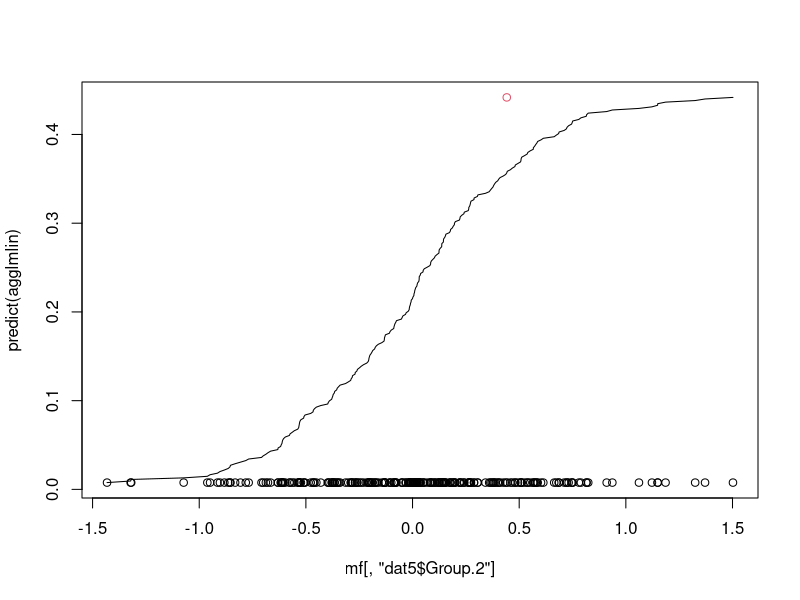
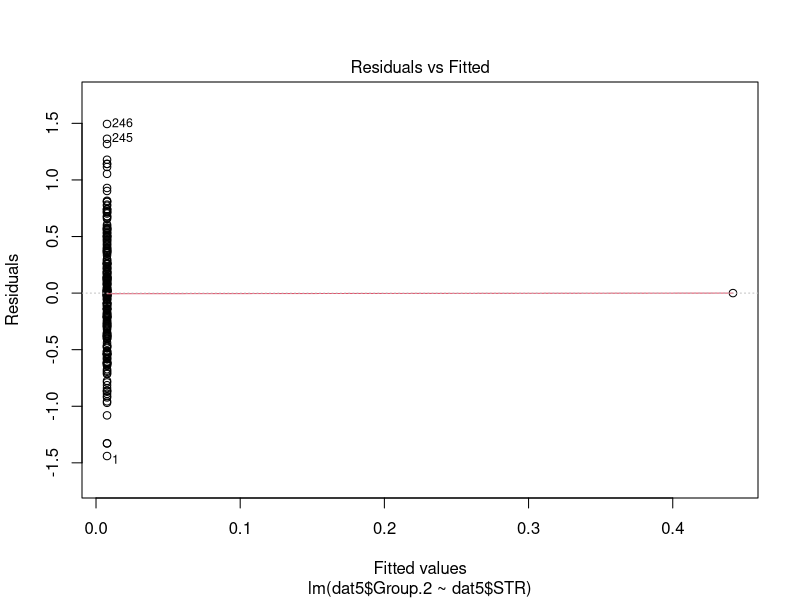
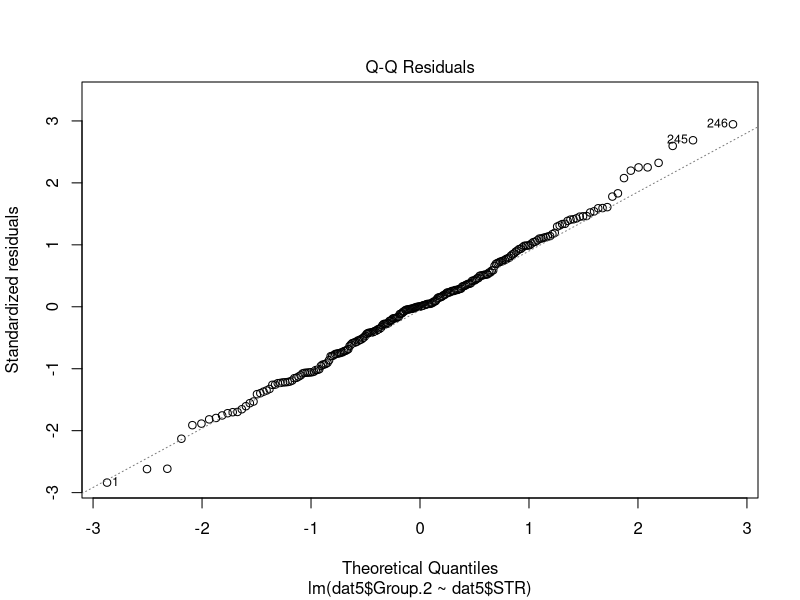
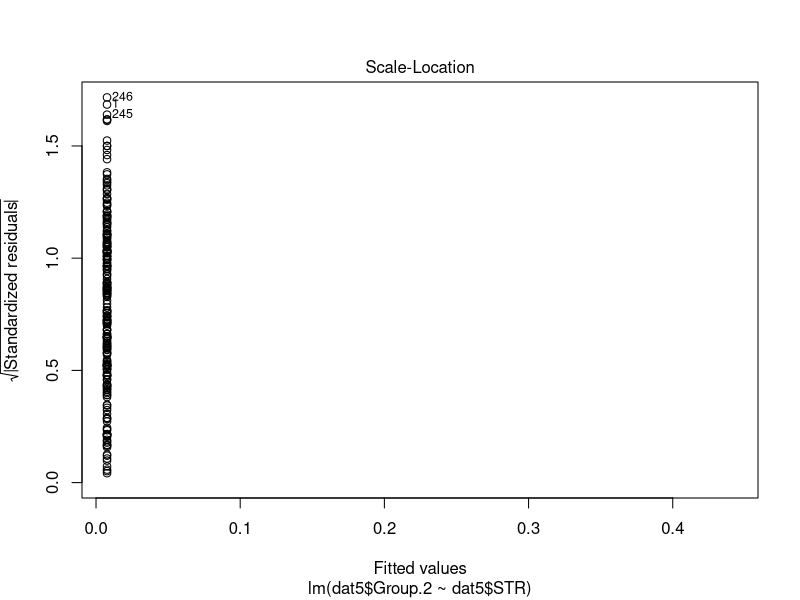
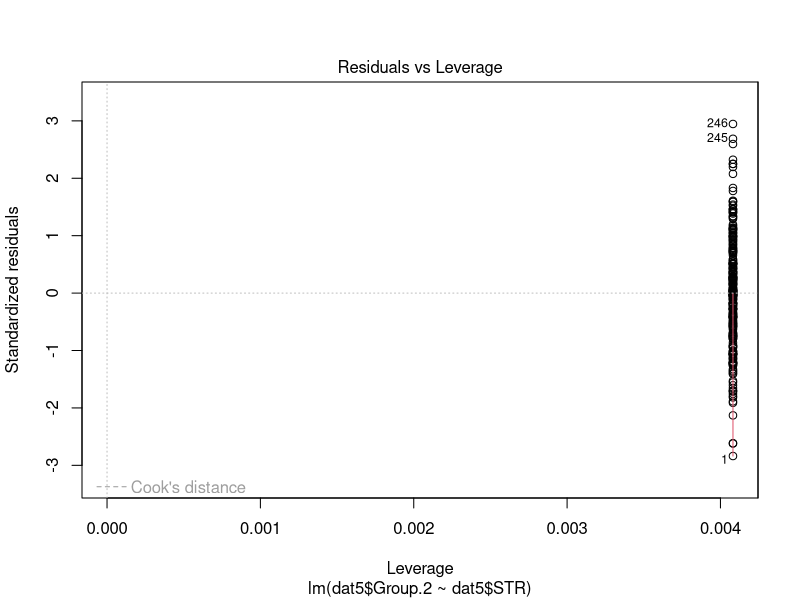
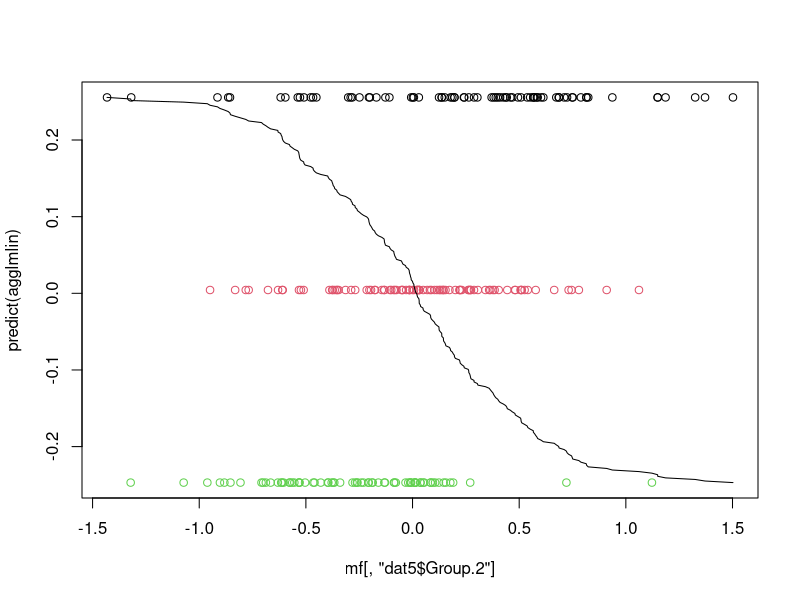
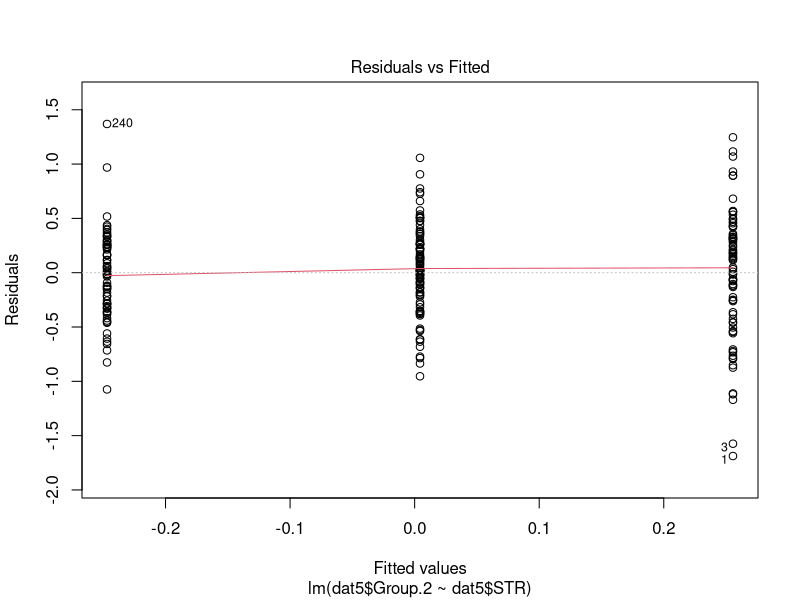
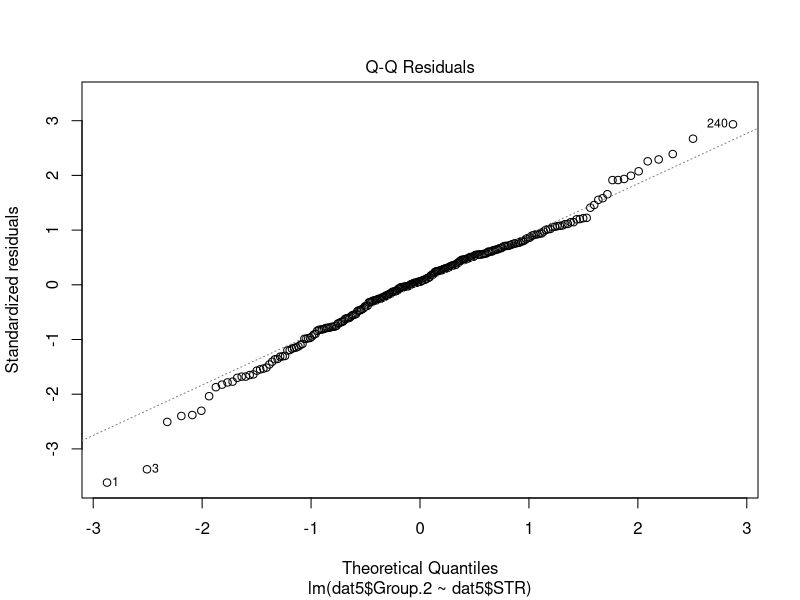

Write the R code that produced these figures, in order. (Note: this script raises an error after producing the figures.)
## ---- chunk 1
library(tidyr)
dat1 <- read.csv(file="ENSG115944.csv" )

dat2locs <- read.csv(file="ENS115944STRup2.csv",header=FALSE )
dat2 <- read.csv(file="ENS115944STRdatonly.csv",header=FALSE )
locs <- dat2locs[2,2:ncol(dat2locs)]


modelcoefs <- NULL

for (i in 1:(ncol(locs)-1)) {
dat3 <- merge(dat1,dat2[,c(1,i+1)],by.="Gene",by.y="V1")

dat4 <- droplevels(dat3)
### V42 is the start postion we want. start = 42625365
dat4$STR <- dat4[,3]
dat4$STRquad <- dat4$STR**2
#seplm <- lm(dat4$Response ~ dat4$STR + dat4$STRquad)
#summary(seplm)
#summary(lm(dat4$Response ~ dat4$STR))

dat5 <- aggregate(dat4[,c("STR","STRquad")],by=list(dat4$Gene,dat4$Response),FUN=sum,na.rm=TRUE)

agglm <- lm(dat5$Group.2~ dat5$STR+dat5$STRquad)


agglmlin <- lm(dat5$Group.2~ dat5$STR)

currmod <- cbind(locs[i],agglm$coefficients[1],
                         agglm$coefficients[2],
                         agglm$coefficients[3],
                         BIC(agglm),
                         agglmlin$coefficients[1],
                         agglmlin$coefficients[2],
                         BIC(agglmlin))

if (!is.na(currmod[,4])) {

  pdf(file=paste0("mod",as.character(locs[,i]),".pdf"))
mf <- model.frame(agglm)
#plot(mf[,"dat5$Group.2"],predict(agglm))
xvals <- seq(min(mf$`dat5$STR`),max(mf$`dat5$STR`),length.out=246)

fitvals <- currmod[,2] + currmod[,3]*xvals + currmod[,4]*xvals**2
plot(mf[,"dat5$Group.2"],predict(agglm),col=as.factor(mf[,"dat5$STR"]))
lines(mf[,"dat5$Group.2"],fitvals)
dev.off()

pdf(file=paste0("dianostics",as.character(locs[,i]),".pdf"))

plot(agglm)

dev.off()

}


if (is.na(currmod[,4]) & !is.na(currmod[,3])) {

  pdf(file=paste0("modlin",as.character(locs[,i]),".pdf"))
mf <- model.frame(agglmlin)
#plot(mf[,"dat5$Group.2"],predict(agglm))
xvals <- seq(min(mf$`dat5$STR`),max(mf$`dat5$STR`),length.out=246)

fitvals <- currmod[,6] + currmod[,7]*xvals
plot(mf[,"dat5$Group.2"],predict(agglmlin),col=as.factor(mf[,"dat5$STR"]))
lines(mf[,"dat5$Group.2"],fitvals)
dev.off()

pdf(file=paste0("dianosticslin",as.character(locs[,i]),".pdf"))

plot(agglmlin)

dev.off()
}


names(currmod) <- c("location","Intercept","BetaSTR","BetaSTRquad","BICfull","Interceptlin","BetaSTRlin","BIClin")

modelcoefs <- rbind(modelcoefs,currmod)
                                  
}

